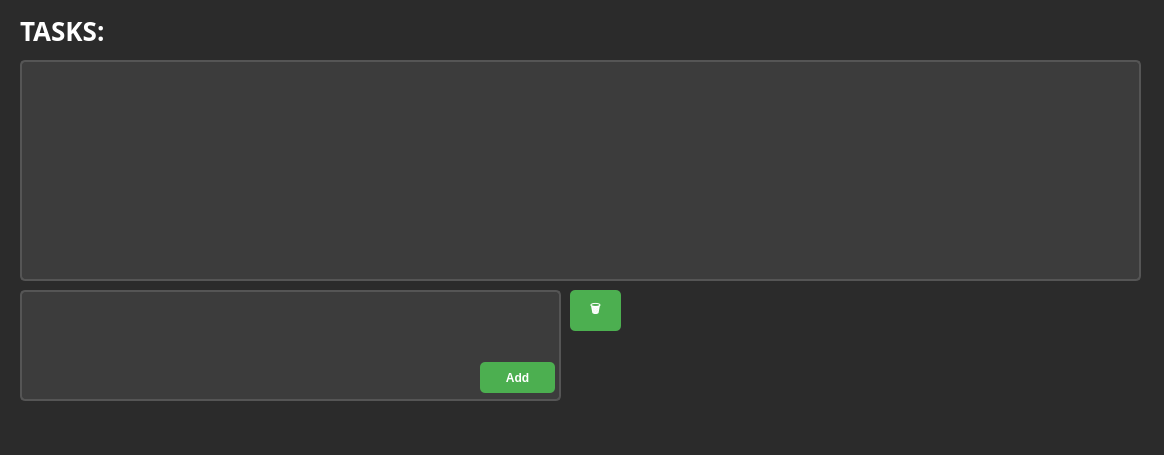
<?xml version="1.0" encoding="UTF-8"?>
<ui version="4.0">
 <class>MainWindow</class>
 <widget class="QMainWindow" name="MainWindow">
  <property name="geometry">
   <rect>
    <x>0</x>
    <y>0</y>
    <width>1164</width>
    <height>455</height>
   </rect>
  </property>
  <property name="windowTitle">
   <string>Task_Manager</string>
  </property>
  <property name="styleSheet">
   <string notr="true">QMainWindow {
    background-color: #2b2b2b;
    color: #ffffff;
}

QWidget {
    background-color: #2b2b2b;
    color: #ffffff;
    font-family: 'Segoe UI', Arial;
}

QPushButton {
    background-color: #4CAF50;
    color: white;
    border: none;
    padding: 8px 16px;
    border-radius: 5px;
    font-weight: bold;
}

QPushButton:hover {
    background-color: #45a049;
}

QPushButton:pressed {
    background-color: #3d8b40;
}

QLineEdit, QPlainTextEdit {
    background-color: #3c3c3c;
    color: white;
    border: 2px solid #555;
    border-radius: 5px;
    padding: 5px;
    font-size: 14px;
}

QLineEdit:focus, QPlainTextEdit:focus {
    border-color: #4CAF50;
}

QTextBrowser {
    background-color: #3c3c3c;
    color: white;
    border: 2px solid #555;
    border-radius: 5px;
    padding: 10px;
    font-size: 14px;
}

QLabel {
    color: #ffffff;
    font-size: 26px;
    font-weight: bold;
}</string>
  </property>
  <widget class="QWidget" name="centralwidget">
   <widget class="QPlainTextEdit" name="plainTextEdit">
    <property name="geometry">
     <rect>
      <x>20</x>
      <y>290</y>
      <width>541</width>
      <height>111</height>
     </rect>
    </property>
    <property name="plainText">
     <string/>
    </property>
   </widget>
   <widget class="QTextBrowser" name="textBrowser">
    <property name="geometry">
     <rect>
      <x>20</x>
      <y>60</y>
      <width>1121</width>
      <height>221</height>
     </rect>
    </property>
    <property name="html">
     <string>&lt;!DOCTYPE HTML PUBLIC &quot;-//W3C//DTD HTML 4.0//EN&quot; &quot;http://www.w3.org/TR/REC-html40/strict.dtd&quot;&gt;
&lt;html&gt;&lt;head&gt;&lt;meta name=&quot;qrichtext&quot; content=&quot;1&quot; /&gt;&lt;style type=&quot;text/css&quot;&gt;
p, li { white-space: pre-wrap; }
&lt;/style&gt;&lt;/head&gt;&lt;body style=&quot; font-family:'Segoe UI,Arial'; font-size:14px; font-weight:400; font-style:normal;&quot;&gt;
&lt;p style=&quot;-qt-paragraph-type:empty; margin-top:0px; margin-bottom:0px; margin-left:0px; margin-right:0px; -qt-block-indent:0; text-indent:0px; font-family:'MS Shell Dlg 2'; font-size:8.25pt;&quot;&gt;&lt;br /&gt;&lt;/p&gt;&lt;/body&gt;&lt;/html&gt;</string>
    </property>
   </widget>
   <widget class="QPushButton" name="pushButton">
    <property name="geometry">
     <rect>
      <x>480</x>
      <y>362</y>
      <width>75</width>
      <height>31</height>
     </rect>
    </property>
    <property name="text">
     <string>Add</string>
    </property>
   </widget>
   <widget class="QLabel" name="label">
    <property name="geometry">
     <rect>
      <x>20</x>
      <y>0</y>
      <width>231</width>
      <height>61</height>
     </rect>
    </property>
    <property name="font">
     <font>
      <family>Segoe UI,Arial</family>
      <pointsize>-1</pointsize>
      <weight>75</weight>
      <bold>true</bold>
     </font>
    </property>
    <property name="cursor">
     <cursorShape>WaitCursor</cursorShape>
    </property>
    <property name="text">
     <string>TASKS:</string>
    </property>
   </widget>
   <widget class="QPushButton" name="db">
    <property name="geometry">
     <rect>
      <x>570</x>
      <y>290</y>
      <width>51</width>
      <height>41</height>
     </rect>
    </property>
    <property name="text">
     <string>🗑️</string>
    </property>
   </widget>
   <zorder>label</zorder>
   <zorder>plainTextEdit</zorder>
   <zorder>textBrowser</zorder>
   <zorder>pushButton</zorder>
   <zorder>db</zorder>
  </widget>
  <widget class="QMenuBar" name="menubar">
   <property name="geometry">
    <rect>
     <x>0</x>
     <y>0</y>
     <width>1164</width>
     <height>21</height>
    </rect>
   </property>
  </widget>
  <widget class="QStatusBar" name="statusbar"/>
 </widget>
 <resources/>
 <connections/>
</ui>
